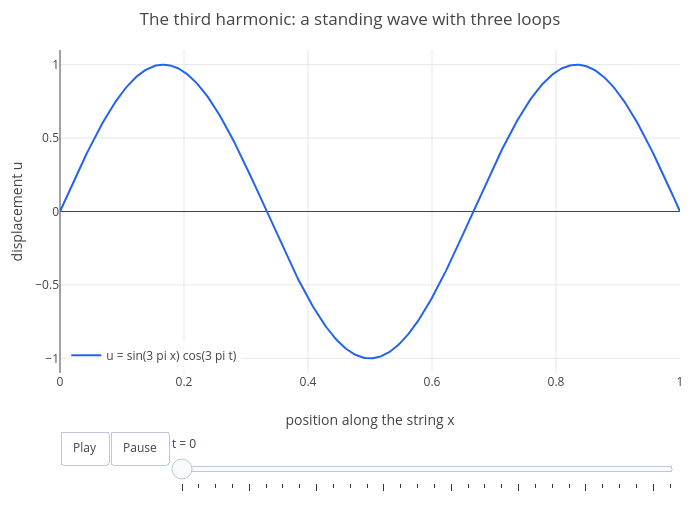

Here is the notebook cell this chart was saved with:
### Markdown cell above
## 3. Standing waves and harmonics

A guitar string is fixed at both ends: $u(0, t) = u(L, t) = 0$. Look for solutions that keep their shape and only
change size, $u = X(x)\cos\omega t$. Then $X'' = -(\omega/c)^2X$, so $X$ is a sine, and $X(L) = 0$ allows only
$\sin(n\pi x/L)$ with $n = 1, 2, 3, \ldots$ The frequencies are

$$f_n = \frac{nc}{2L} = n f_1.$$

These are the **harmonics**: the fundamental, the octave above, then the fifth above that, and so on. They are the
continuous version of the chain's normal modes. With $L = c = 1$, the third harmonic:

### Code cell
p = animate(sin(3*pi*x)*cos(3*pi*t), x, 0, 1, t, 0, 2/3, 30);
p = legend(p, "u = sin(3 pi x) cos(3 pi t)");
labels(title(p, "The third harmonic: a standing wave with three loops"), "position along the string x", "displacement u")

### Figure 1 — Plotly figure (JSON) as saved in the notebook; plotly's stock layout.template omitted (floating-point values rounded to 4 significant figures; data arrays with more than 128 entries replaced by an {"elided": "..."} marker saying what was removed)
{"data": [{"line": {"color": "#2563eb", "width": 2}, "mode": "lines", "name": "u = sin(3 pi x) cos(3 pi t)", "type": "scatter", "x": {"elided": "402 float values"}, "y": {"elided": "402 float values"}}], "layout": {"height": 520, "legend": {"bgcolor": "rgba(255,255,255,0.8)", "x": 0.01, "xanchor": "left", "y": 0.01, "yanchor": "bottom"}, "margin": {"b": 140, "l": 60, "r": 20, "t": 50}, "showlegend": true, "sliders": [{"currentvalue": {"font": {"color": "#374151"}, "visible": true}, "font": {"color": "rgba(0,0,0,0)"}, "len": 0.82, "steps": [{"args": [["0"], {"frame": {"duration": 0, "redraw": false}, "mode": "immediate", "transition": {"duration": 0}}], "label": "t = 0", "method": "animate"}, {"args": [["1"], {"frame": {"duration": 0, "redraw": false}, "mode": "immediate", "transition": {"duration": 0}}], "label": "t = 0.023", "method": "animate"}, {"args": [["2"], {"frame": {"duration": 0, "redraw": false}, "mode": "immediate", "transition": {"duration": 0}}], "label": "t = 0.046", "method": "animate"}, {"args": [["3"], {"frame": {"duration": 0, "redraw": false}, "mode": "immediate", "transition": {"duration": 0}}], "label": "t = 0.069", "method": "animate"}, {"args": [["4"], {"frame": {"duration": 0, "redraw": false}, "mode": "immediate", "transition": {"duration": 0}}], "label": "t = 0.092", "method": "animate"}, {"args": [["5"], {"frame": {"duration": 0, "redraw": false}, "mode": "immediate", "transition": {"duration": 0}}], "label": "t = 0.115", "method": "animate"}, {"args": [["6"], {"frame": {"duration": 0, "redraw": false}, "mode": "immediate", "transition": {"duration": 0}}], "label": "t = 0.138", "method": "animate"}, {"args": [["7"], {"frame": {"duration": 0, "redraw": false}, "mode": "immediate", "transition": {"duration": 0}}], "label": "t = 0.161", "method": "animate"}, {"args": [["8"], {"frame": {"duration": 0, "redraw": false}, "mode": "immediate", "transition": {"duration": 0}}], "label": "t = 0.184", "method": "animate"}, {"args": [["9"], {"frame": {"duration": 0, "redraw": false}, "mode": "immediate", "transition": {"duration": 0}}], "label": "t = 0.207", "method": "animate"}, {"args": [["10"], {"frame": {"duration": 0, "redraw": false}, "mode": "immediate", "transition": {"duration": 0}}], "label": "t = 0.23", "method": "animate"}, {"args": [["11"], {"frame": {"duration": 0, "redraw": false}, "mode": "immediate", "transition": {"duration": 0}}], "label": "t = 0.253", "method": "animate"}, {"args": [["12"], {"frame": {"duration": 0, "redraw": false}, "mode": "immediate", "transition": {"duration": 0}}], "label": "t = 0.276", "method": "animate"}, {"args": [["13"], {"frame": {"duration": 0, "redraw": false}, "mode": "immediate", "transition": {"duration": 0}}], "label": "t = 0.299", "method": "animate"}, {"args": [["14"], {"frame": {"duration": 0, "redraw": false}, "mode": "immediate", "transition": {"duration": 0}}], "label": "t = 0.322", "method": "animate"}, {"args": [["15"], {"frame": {"duration": 0, "redraw": false}, "mode": "immediate", "transition": {"duration": 0}}], "label": "t = 0.345", "method": "animate"}, {"args": [["16"], {"frame": {"duration": 0, "redraw": false}, "mode": "immediate", "transition": {"duration": 0}}], "label": "t = 0.368", "method": "animate"}, {"args": [["17"], {"frame": {"duration": 0, "redraw": false}, "mode": "immediate", "transition": {"duration": 0}}], "label": "t = 0.391", "method": "animate"}, {"args": [["18"], {"frame": {"duration": 0, "redraw": false}, "mode": "immediate", "transition": {"duration": 0}}], "label": "t = 0.414", "method": "animate"}, {"args": [["19"], {"frame": {"duration": 0, "redraw": false}, "mode": "immediate", "transition": {"duration": 0}}], "label": "t = 0.437", "method": "animate"}, {"args": [["20"], {"frame": {"duration": 0, "redraw": false}, "mode": "immediate", "transition": {"duration": 0}}], "label": "t = 0.46", "method": "animate"}, {"args": [["21"], {"frame": {"duration": 0, "redraw": false}, "mode": "immediate", "transition": {"duration": 0}}], "label": "t = 0.483", "method": "animate"}, {"args": [["22"], {"frame": {"duration": 0, "redraw": false}, "mode": "immediate", "transition": {"duration": 0}}], "label": "t = 0.506", "method": "animate"}, {"args": [["23"], {"frame": {"duration": 0, "redraw": false}, "mode": "immediate", "transition": {"duration": 0}}], "label": "t = 0.529", "method": "animate"}, {"args": [["24"], {"frame": {"duration": 0, "redraw": false}, "mode": "immediate", "transition": {"duration": 0}}], "label": "t = 0.552", "method": "animate"}, {"args": [["25"], {"frame": {"duration": 0, "redraw": false}, "mode": "immediate", "transition": {"duration": 0}}], "label": "t = 0.575", "method": "animate"}, {"args": [["26"], {"frame": {"duration": 0, "redraw": false}, "mode": "immediate", "transition": {"duration": 0}}], "label": "t = 0.598", "method": "animate"}, {"args": [["27"], {"frame": {"duration": 0, "redraw": false}, "mode": "immediate", "transition": {"duration": 0}}], "label": "t = 0.621", "method": "animate"}, {"args": [["28"], {"frame": {"duration": 0, "redraw": false}, "mode": "immediate", "transition": {"duration": 0}}], "label": "t = 0.644", "method": "animate"}, {"args": [["29"], {"frame": {"duration": 0, "redraw": false}, "mode": "immediate", "transition": {"duration": 0}}], "label": "t = 0.667", "method": "animate"}], "x": 0.18, "y": -0.12}], "title": {"text": "The third harmonic: a standing wave with three loops"}, "updatemenus": [{"buttons": [{"args": [null, {"frame": {"duration": 40, "redraw": false}, "fromcurrent": true, "transition": {"duration": 0}}], "label": "Play", "method": "animate"}, {"args": [[null], {"frame": {"duration": 0, "redraw": false}, "mode": "immediate", "transition": {"duration": 0}}], "label": "Pause", "method": "animate"}], "direction": "left", "showactive": false, "type": "buttons", "x": 0, "xanchor": "left", "y": -0.18, "yanchor": "top"}], "width": 700, "xaxis": {"autorange": false, "range": [0, 1], "title": {"text": "position along the string x"}, "zeroline": true}, "yaxis": {"range": [-1.1, 1.1], "title": {"text": "displacement u"}, "zeroline": true}}}
